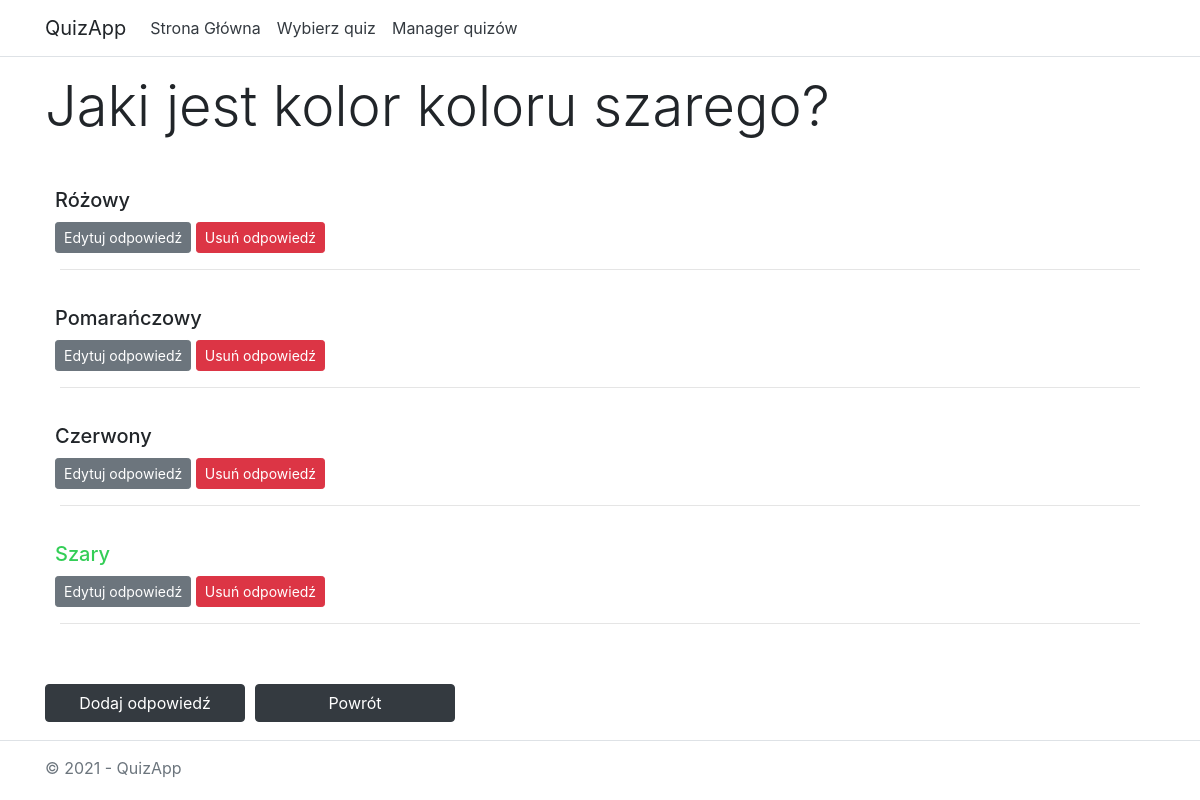
The page /quizzes/edit_question/16/ on the database its author committed.
### quizzes/models.py (models this page shows, shortened)
class Question(models.Model):
    quiz = models.ForeignKey(Quiz, on_delete=models.CASCADE)
    contents = models.CharField(max_length=512)

class Answer(models.Model):
    question = models.ForeignKey(Question, on_delete=models.CASCADE)
    contents = models.CharField(max_length=512)
    is_true = models.BooleanField(default=False)

### quizzes/views.py (the view)
# urls.py: path('edit_question/<int:question_id>/', views.edit_question, name='edit_question'),
def edit_question(request, question_id):
    question = get_object_or_404(Question, id=question_id)
    template = loader.get_template('quizzes/edit_question.html')
    context = {
        'question': question,
        'quiz_id': question.quiz_id
    }
    return HttpResponse(template.render(context, request))

### quizzes/templates/quizzes/edit_question.html (shortened to what this page needs)
{% load static %}
<!DOCTYPE html>
<html lang="en">
<head>
    <link rel="stylesheet" type="text/css" href="{% static 'quizzes/bootstrap.css' %}" />
</head>
<body>
    <header>
        <nav class="navbar navbar-expand-sm navbar-toggleable-sm navbar-light bg-white border-bottom box-shadow mb-3">
            <div class="container">
                <a class="navbar-brand" style="user-select: none" >QuizApp</a>
                <div class="navbar-collapse collapse d-sm-inline-flex justify-content-between">
                    <ul class="navbar-nav flex-grow-1">
                        <li class="nav-item">
                            <a href="/quizzes/" class="nav-link text-dark" >Strona Główna</a>
                        </li>
                        <li class="nav-item">
                            <a href="/quizzes/select" class="nav-link text-dark" >Wybierz quiz</a>
                        </li>
                        <li class="nav-item">
                            <a href="/quizzes/manage" class="nav-link text-dark" >Manager quizów</a>
                        </li>
                    </ul>
                </div>
            </div>
        </nav>
    </header>
    <div class="container" style="padding-bottom: 60px">
        <main role="main" class="pb-3">
            <div class="container">
                    <div class="row" style="margin-bottom: 20px">
                    <h1 class="display-4">{{ question.contents }}</h1>
                    </div>
                    {% if question.answer_set.all|length == 0 %}
                    <div class="row" style="margin-top: 30px">
                        <h3>Pytanie nie zawiera jeszcze żadnych odpowiedzi.</h3>
                    </div>
                    {% else %}
                    {% for answer in question.answer_set.all %}
                        <div class="row" style="margin-left: -5px">
                            <div class="media">
                                <div class="media-body">
                                    {% if answer.is_true %}
                                    <h5 style="margin-top: 20px; margin-bottom: 10px; color: #34ce57">{{ answer.contents }}</h5>
                                    {% else %}
                                    <h5 style="margin-top: 20px; margin-bottom: 10px">{{ answer.contents }}</h5>
                                    {% endif %}
                                    <button onclick="toggle('updateAnswerDiv{{ answer.id }}')" id="updateAnswer" class="btn btn-secondary btn-sm" >Edytuj odpowiedź</button>
                                    <a href="{% url 'delete_answer' answer.id %}" class="btn btn-danger btn-sm" role="button" style="color:white">Usuń odpowiedź</a>
                                </div>
                            </div>
                        </div>
                        <hr>
                    {% endfor %}
                    {% endif %}
                    <div class="row" style="margin-top: 60px">
                        <button onclick="toggle('addNewAnswerDiv')" id="addNewAnswer" class="btn btn-dark" style="width: 200px">Dodaj odpowiedź</button>
                        <a href="{% url 'edit' quiz_id %}" class="btn btn-dark" style="width: 200px; margin-left: 10px">Powrót</a>
                    </div>
            </div>
        </main>
    </div>
    <div class="navbar-fixed-bottom" style="position: fixed; height: 60px; bottom: 0; width: 100%; user-select: none; z-index: 100; background-color: white">
    <footer class="border-top footer text-muted" >
        <div class="container" style="margin-top: 15px">
            &copy; 2021 - QuizApp
        </div>
    </footer>
    </div>
</body>
</html>

### rows shown on the page
Question: contents "Jaki jest kolor koloru szarego?"
Answer: contents "Różowy"
Answer: contents "Pomarańczowy"
Answer: contents "Czerwony"
Answer: contents "Szary"
